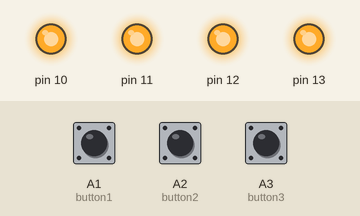
Recording of a sketch running on a simulated Arduino Uno, built with avr-gcc and run on an emulated ATmega328P. Parts: output pins drawn as LEDs (lit = HIGH). Dashed ring = blinking. The test bench sets the inputs (shaded band); at power-on: A1 (button1) HIGH, A2 (button2) HIGH, A3 (button3) HIGH. Random numbers use the default seed unless the sketch sets one; what the sketch prints to the serial monitor is not drawn.

Above: at 1.7 s.
1.8 s: A1 (button1) pulled LOW for 0.15 s
At 1.95 s:
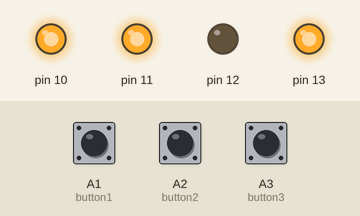
3.7 s: A2 (button2) pulled LOW for 1 s
At 4.05 s:
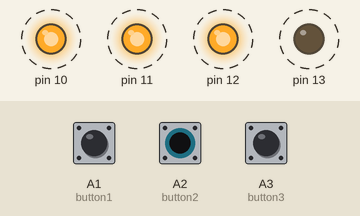
6.7 s: A3 (button3) pulled LOW for 0.15 s
At 7.05 s:
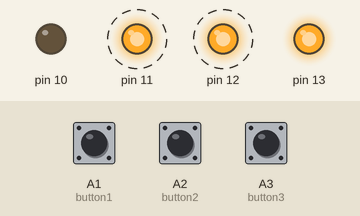
9.7 s: A3 (button3) pulled LOW for 3.2 s
At 10.15 s:
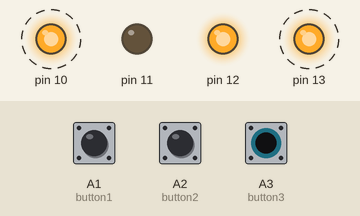
14.4 s: A1 (button1) pulled LOW for 3.2 s
At 14.65 s:
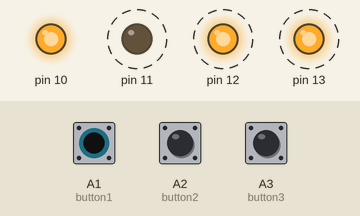
19.1 s: A1 (button1) driven LOW and A2 (button2) driven LOW
At 19.2 s:
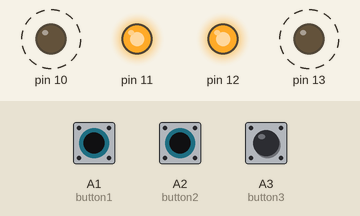
Timing chart, 0 to 23.1 s (numbered marks = the images above; inputs shaded):
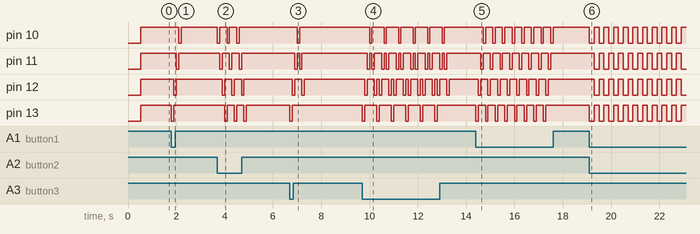

Measured:
- after the input at 1.8 s, pin 10: HIGH → LOW after 0.30 s, → HIGH 0.10 s later; pin 11: HIGH → LOW after 0.20 s, → HIGH 0.10 s later; pin 12: HIGH → LOW after 0.10 s, → HIGH 0.10 s later; pin 13: HIGH → LOW at once, → HIGH 0.10 s later
- after the input at 3.7 s, pin 10: alternates HIGH for 0.30 s and LOW for 0.10 s, 6 changes in all, then stays HIGH, starting at once; pin 11: alternates HIGH for 0.30 s and LOW for 0.10 s, 6 changes in all, then stays HIGH, starting after 0.10 s
- after the input at 6.7 s, pin 10: HIGH → LOW after 0.30 s, → HIGH 0.10 s later; pin 11: alternates HIGH for 0.10 s and LOW for 0.10 s, 4 changes in all, then stays HIGH, starting after 0.20 s; pin 12: alternates HIGH for 0.30 s and LOW for 0.10 s, 4 changes in all, then stays HIGH, starting after 0.10 s; pin 13: HIGH → LOW at once, → HIGH 0.10 s later
- after the input at 9.7 s, pin 10: alternates HIGH for 0.50 s and LOW for 0.10 s, 12 changes in all, then stays HIGH, starting after 0.30 s; pin 11: HIGH → LOW after 0.20 s, then repeats every 0.60 s: HIGH 0.10 s, LOW 0.10 s, HIGH 0.30 s, LOW 0.10 s, until it stays HIGH from 13.2 s
- after the input at 14.4 s, pin 10: alternates HIGH for 0.30 s and LOW for 0.10 s, 16 changes in all, then stays HIGH, starting after 0.30 s; pin 11: alternates HIGH for 0.30 s and LOW for 0.10 s, 16 changes in all, then stays HIGH, starting after 0.20 s
- after the input at 19.1 s, pin 10, pin 13: alternates HIGH for 0.20 s and LOW for 0.20 s, starting at once; pin 11, pin 12: alternates HIGH for 0.20 s and LOW for 0.20 s, starting after 0.20 s

The sketch:

blink.ino
```cpp
class LED {
private:
  int pin;

public:
  LED(int pinNumber) {
    pin = pinNumber;
    pinMode(pin, OUTPUT);
  }

  // LEDs D1 to D4 are L-active
  void on() { digitalWrite(pin, LOW); }
  void off() { digitalWrite(pin, HIGH); }
};

class Button {
private:
  int pin;

public:
  Button(int pinNumber) {
    pin = pinNumber;
    pinMode(pin, INPUT_PULLUP);
  }

  bool isPressed() { return digitalRead(pin) == LOW; }
};

// LEDs on pins 13, 12, 11, 10
LED leds[] = {LED(13), LED(12), LED(11), LED(10)};
const int numLeds = sizeof(leds) / sizeof(leds[0]);

// Buttons on A1 (LSB), A2, A3 (MSB)
Button button1(A1);
Button button2(A2);
Button button3(A3);

// Turn off all LEDs
void turnAllOff() {
  for (int i = 0; i < numLeds; i++) {
    leds[i].off();
  }
}

// === LED Patterns ===

void allOff() {
  // 000: All off
  turnAllOff();
}

void chaseForward() {
  // 001: Chase forward
  for (int i = 0; i < numLeds; i++) {
    leds[i].on();
    delay(100);
    leds[i].off();
  }
}

void chaseBackward() {
  // 010: Chase backward
  for (int i = numLeds - 1; i >= 0; i--) {
    leds[i].on();
    delay(100);
    leds[i].off();
  }
}

void outsideIn() {
  // 011: Outside-in blink
  leds[0].on();
  leds[3].on();
  delay(200);
  leds[0].off();
  leds[3].off();
  leds[1].on();
  leds[2].on();
  delay(200);
  leds[1].off();
  leds[2].off();
}

void pingPong() {
  // 100: Ping-pong blink (ends where it starts)
  for (int i = 0; i < numLeds; i++) {
    leds[i].on();
    delay(100);
    leds[i].off();
  }
  for (int i = numLeds - 2; i > 0; i--) {
    leds[i].on();
    delay(100);
    leds[i].off();
  }
}

void snake() {
  // 101: Snake left to right (cumulative)
  for (int i = 0; i < numLeds; i++) {
    leds[i].on();
    delay(150);
  }
  for (int i = 0; i < numLeds; i++) {
    leds[i].off();
    delay(150);
  }
}

void all() {
  // 110: All blink together
  for (int i = 0; i < numLeds; i++)
    leds[i].on();
  delay(300);
  for (int i = 0; i < numLeds; i++)
    leds[i].off();
  delay(300);
}

void randomFlicker() {
  // 111: Random LED flicker
  int r = random(numLeds);
  leds[r].on();
  delay(100);
  leds[r].off();
  delay(100);
}

void setup() {
  Serial.begin(9600); // Beginn serial
  delay(500); // Time for Serial to connect
  Serial.println(F("Onboard LED Blinking"));
  Serial.end(); // End serial

  randomSeed(analogRead(0)); // Seed for random pattern
}

void loop() {
  bool b1 = button1.isPressed(); // A1 = LSB
  bool b2 = button2.isPressed();
  bool b3 = button3.isPressed(); // A3 = MSB

  byte pattern = (b3 << 2) | (b2 << 1) | (b1 << 0);

  switch (pattern) {
    case 0b000: allOff(); break;
    case 0b001: chaseForward(); break;
    case 0b010: chaseBackward(); break;
    case 0b011: outsideIn(); break;
    case 0b100: pingPong(); break;
    case 0b101: snake(); break;
    case 0b110: all(); break;
    case 0b111: randomFlicker(); break;
  }
}
```
